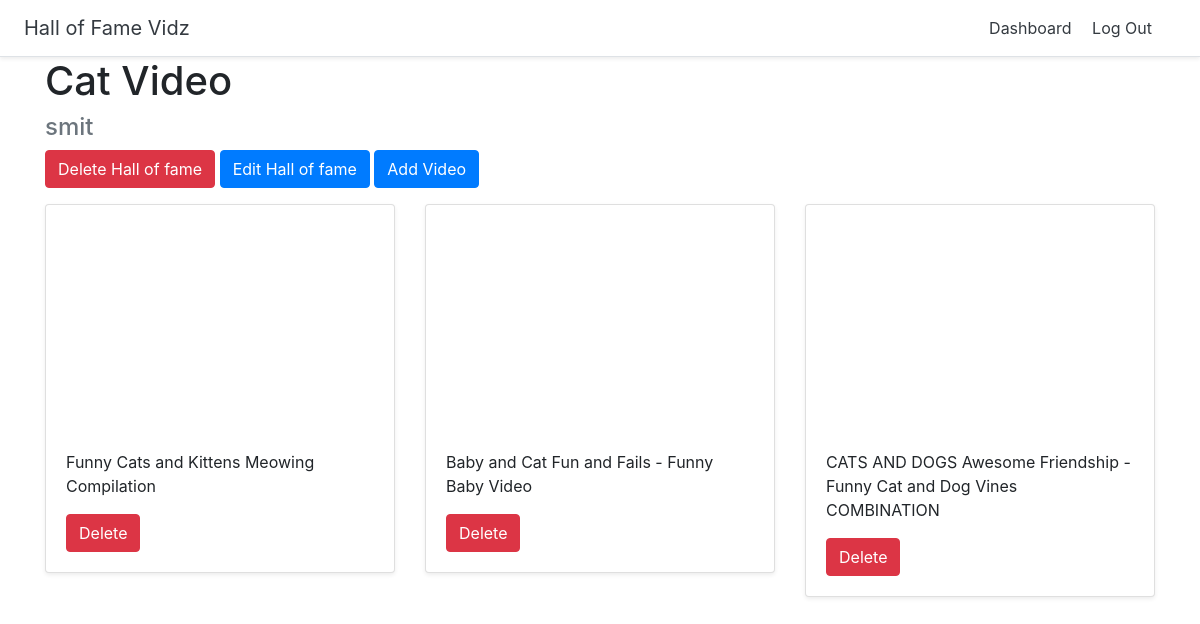
/halloffame/2 (signed in), run on the app's committed database.
### halls/models.py (models this page shows)
class Hall(models.Model):
    title = models.CharField(max_length=255)
    user = models.ForeignKey(User, on_delete=models.CASCADE)

class Video(models.Model):
    title = models.CharField(max_length=255)
    url = models.URLField()
    youtube_id = models.CharField(max_length=255)
    hall = models.ForeignKey(Hall, on_delete=models.CASCADE)

### halls/views.py (the view)
# urls.py: path('halloffame/<int:pk>', views.DetailHall.as_view(),name='detail_hall'),
class DetailHall(generic.DetailView):
    model = Hall
    template_name = 'halls/detail_hall.html'

### halls/templates/halls/detail_hall.html
{% extends 'halls/base.html' %}
{% block content %}
<div class="container">
<h1>{{ hall.title}}</h1>
<h4 class="text-muted">{{ hall.user.username }}</h4>
{% if user.id == hall.user.id %}
<a href="{% url 'delete_hall' hall.id %}" class="btn btn-danger">Delete Hall of fame</a>
<a href="{% url 'update_hall' hall.id %}" class="btn btn-primary">Edit Hall of fame</a>
<a href="{% url 'add_video' hall.id %}" class="btn btn-primary">Add Video</a>
{% endif %}
      <div class="row">
        {% for video in hall.video_set.all %}
        <div class="col-md-4 mt-3">
          <div class="card mb-4 shadow-sm">
            <iframe width="100%" height="225" src="https://www.youtube.com/embed/{{ video.youtube_id }}" frameborder="0" allow="accelerometer; autoplay; encrypted-media; gyroscope; picture-in-picture" allowfullscreen></iframe>
            <div class="card-body">
              <p class="card-text">{{ video.title }}</p>
              {% if user.id == hall.user.id %}
                <a href="{% url 'delete_video' video.id %}" class="btn btn-danger">Delete</a>
              {% endif %}
            </div>
          </div>
        </div>
        {% endfor %}
      </div>
</div>
{% endblock %}

### data on the page
Hall: title "Cat Video", user.username "smit"
Video: title "Funny Cats and Kittens Meowing Compilation"
Video: title "Baby and Cat Fun and Fails - Funny Baby Video"
Video: title "CATS AND DOGS Awesome Friendship - Funny Cat and Dog Vines COMBINATION"
